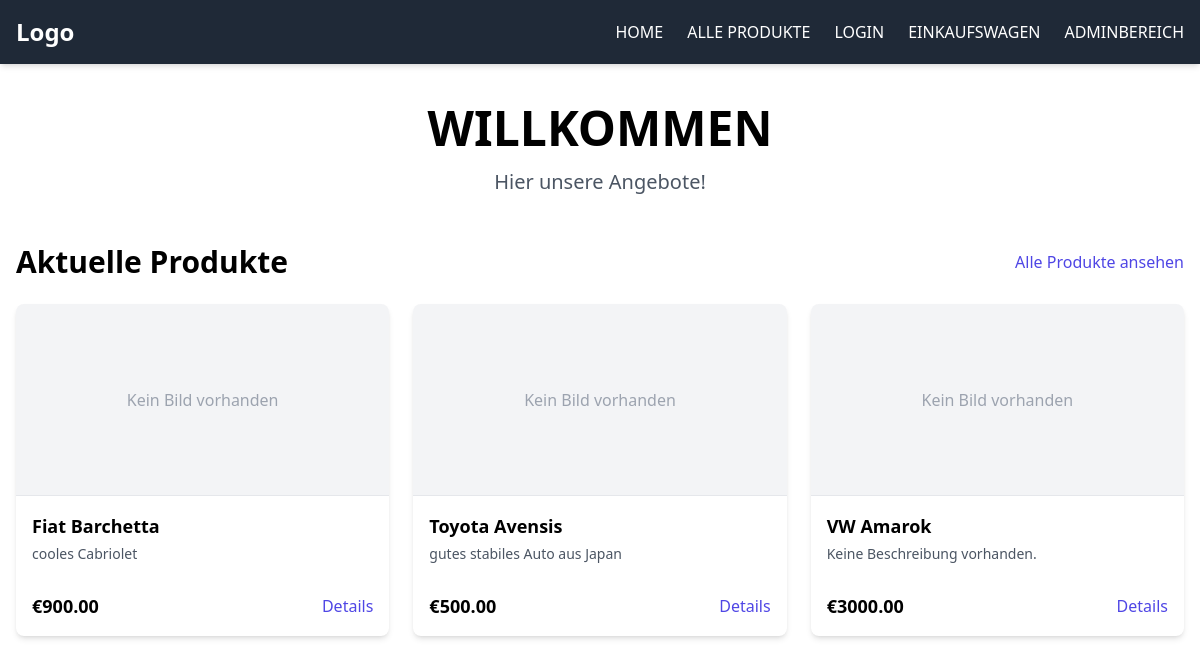
The page / on the database its author committed.
### tables this page shows
CREATE TABLE products (
            id INTEGER PRIMARY KEY AUTOINCREMENT,
            name TEXT NOT NULL,
            description TEXT,
            price REAL NOT NULL,
            category_id INTEGER,
            FOREIGN KEY (category_id) REFERENCES categories (id));

### controller/views.py (the view)
@views.route("/")
def home():
    db = DatabaseManager(DB_NAME)
    try:
        products = db.get_all_products()
    finally:
        db.close()
    return render_template("home.html", products=products)

### model/database.py (called while the page is built)
    def close(self):
        self.conn.close()
        self.conn = None

    def get_all_products(self):
        cursor = self.conn.cursor()
        cursor.execute("SELECT * FROM products")
        rows = cursor.fetchall()
        return [Product(row['id'], row['name'], row['description'],
                        row['price'], row['category_id']) for row in rows]

### templates/home.html (shortened to what this page needs)
{% extends "base.html" %} {% block title %}Home{% endblock %} {% block content
%}
<div class="max-w-7xl mx-auto px-4 py-10">
  <div class="text-center mb-12">
    <h1 class="text-5xl font-bold mb-4">WILLKOMMEN</h1>
    <p class="text-xl text-gray-600">Hier unsere Angebote!</p>
  </div>
  <div class="flex items-center justify-between mb-6">
    <h2 class="text-3xl font-bold">Aktuelle Produkte</h2>
    <a href="/product-list" class="text-indigo-600 hover:text-indigo-700"
      >Alle Produkte ansehen</a
    >
  </div>
  {% if products and products|length > 0 %}
  <div class="grid grid-cols-1 md:grid-cols-3 gap-6">
    {% for product in products %}
    <div
      class="bg-white rounded-lg shadow-md overflow-hidden hover:shadow-lg transition-shadow flex flex-col"
    >
      <a
        href="/product/{{ product.id }}"
        class="block bg-gray-100 h-48 flex items-center justify-center border-b border-gray-200"
      >
        {% if product.image_url %}
        <img
          src="{{ product.image_url }}"
          alt="{{ product.name }}"
          class="object-contain h-48"
        />
        {% else %}
        <span class="text-gray-400">Kein Bild vorhanden</span>
        {% endif %}
      </a>
      <div class="p-4 flex-1 flex flex-col justify-between">
        <div>
          <h3 class="text-lg font-semibold mb-1">{{ product.name }}</h3>
          <p class="text-sm text-gray-600 mb-3">
            {{ product.description or 'Keine Beschreibung vorhanden.' }}
          </p>
        </div>
        <div class="mt-4 flex items-center justify-between">
          <span class="text-lg font-semibold"
            >€{{ '%.2f' | format(product.price) }}</span
          >
          <a
            href="/product/{{ product.id }}"
            class="text-indigo-600 hover:text-indigo-700"
            >Details</a
          >
        </div>
      </div>
    </div>
    {% endfor %}
  </div>
  {% endif %}
</div>
{% endblock %}

### rows shown on the page
products: name "Fiat Barchetta", description "cooles Cabriolet", price "900.00"
products: name "Toyota Avensis", description "gutes stabiles Auto aus Japan", price "500.00"
products: name "VW Amarok", description "Keine Beschreibung vorhanden.", price "3000.00"
